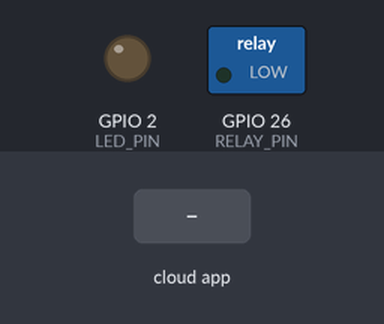
Simulated run of this sketch. Board: ESP32. Parts: switched loads named in the sketch (green lamp = pin HIGH), output pins drawn as LEDs (lit = HIGH). Inputs (shaded band) come from the test bench. What the sketch prints to the serial monitor is not drawn.

Above: at 2.7 s.
2.8 s: the phone or cloud app sets LED to 1
At 3.9 s:
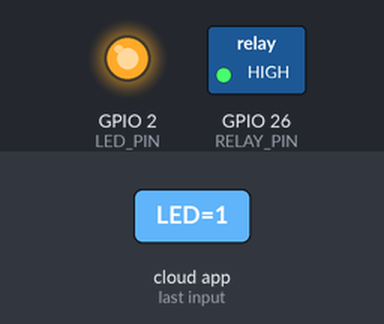
4.3 s: the phone or cloud app sets LED to 0
At 5.1 s:
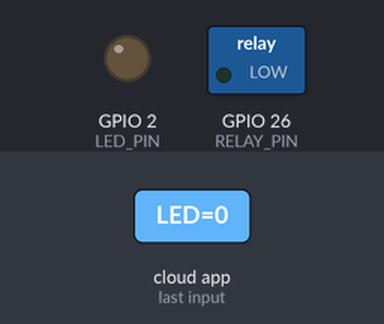
Timing chart, 0 to 7.3 s (numbered marks = the images above; inputs shaded):
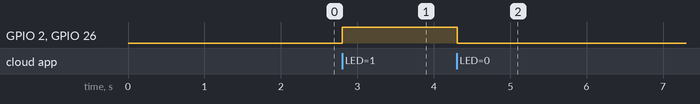

Measured:
- after the input at 2.8 s, GPIO 2 (LED_PIN), GPIO 26 (RELAY_PIN): LOW → HIGH at once
- after the input at 4.3 s, GPIO 2 (LED_PIN), GPIO 26 (RELAY_PIN): HIGH → LOW at once

The sketch:

adafruit_io_mqtt_relay.ino
```cpp
// ---- Config ----
#define IO_USERNAME  "YOUR_AIO_USERNAME"
#define IO_KEY       "YOUR_AIO_KEY"
#define WIFI_SSID    "YOUR_WIFI_NAME"
#define WIFI_PASS    "YOUR_WIFI_PASSWORD"

#include "AdafruitIO_WiFi.h"
AdafruitIO_WiFi io(IO_USERNAME, IO_KEY, WIFI_SSID, WIFI_PASS);

// Feed "LED" = MQTT topic IO_USERNAME/feeds/led
AdafruitIO_Feed *ledFeed = io.feed("LED");

const int RELAY_PIN = 26;     // relay IN pin
const int LED_PIN   = 2;      // onboard LED

// Called every time a new value arrives on the feed
void handleRelay(AdafruitIO_Data *data) {
  int value = data->toInt();
  Serial.print("Adafruit IO value: ");
  Serial.println(value);

  if (value == 1) {
    digitalWrite(RELAY_PIN, HIGH);
    digitalWrite(LED_PIN, HIGH);
    Serial.println("Relay ON -> Bulb ON");
  } else {
    digitalWrite(RELAY_PIN, LOW);
    digitalWrite(LED_PIN, LOW);
    Serial.println("Relay OFF -> Bulb OFF");
  }
}

void setup() {
  Serial.begin(115200);
  pinMode(RELAY_PIN, OUTPUT);
  pinMode(LED_PIN, OUTPUT);
  digitalWrite(RELAY_PIN, LOW);   // start with bulb OFF

  Serial.print("Connecting to Adafruit IO");
  io.connect();                              // Wi-Fi + MQTT connection
  ledFeed->onMessage(handleRelay);           // subscribe + register callback
  while (io.status() < AIO_CONNECTED) { Serial.print("."); delay(500); }
  Serial.println();
  Serial.println(io.statusText());
  ledFeed->get();                            // ask for the last stored value
}

void loop() {
  io.run();   // keeps MQTT alive and processes incoming messages
}
```
